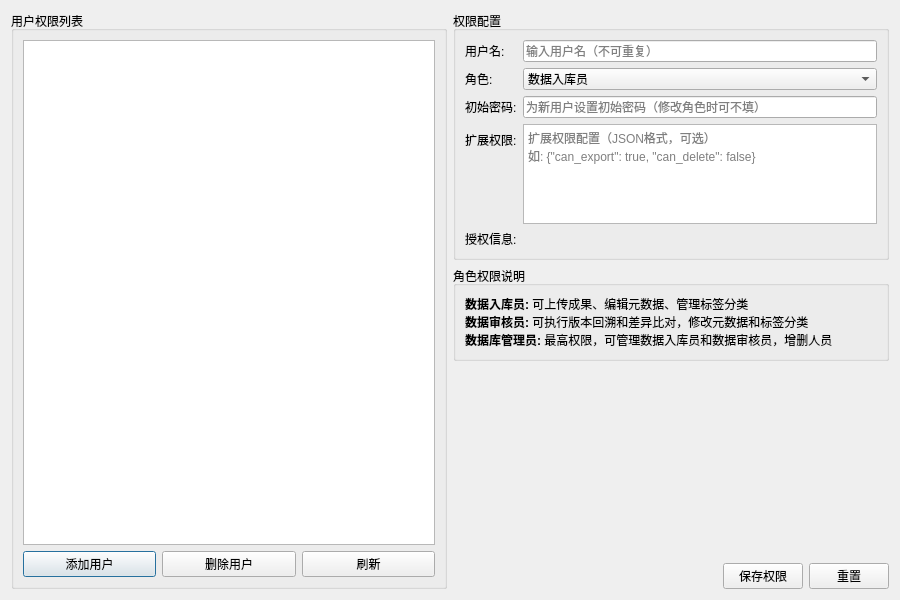
<?xml version="1.0" encoding="UTF-8"?>
<ui version="4.0">
 <class>AccessControlDialog</class>
 <widget class="QDialog" name="AccessControlDialog">
  <property name="geometry">
   <rect>
    <x>0</x>
    <y>0</y>
    <width>900</width>
    <height>600</height>
   </rect>
  </property>
  <property name="windowTitle">
   <string>权限管理</string>
  </property>
  <layout class="QHBoxLayout" name="mainLayout">
   <item>
    <widget class="QWidget" name="leftPanel" native="true">
     <layout class="QVBoxLayout" name="leftLayout">
      <property name="leftMargin">
       <number>0</number>
      </property>
      <property name="topMargin">
       <number>0</number>
      </property>
      <property name="rightMargin">
       <number>0</number>
      </property>
      <property name="bottomMargin">
       <number>0</number>
      </property>
      <item>
       <widget class="QGroupBox" name="listGroup">
        <property name="title">
         <string>用户权限列表</string>
        </property>
        <layout class="QVBoxLayout" name="listGroupLayout">
         <item>
          <widget class="QTableWidget" name="mUserTable">
           <property name="editTriggers">
            <set>QAbstractItemView::NoEditTriggers</set>
           </property>
           <property name="selectionBehavior">
            <enum>QAbstractItemView::SelectRows</enum>
           </property>
           <property name="selectionMode">
            <enum>QAbstractItemView::SingleSelection</enum>
           </property>
           <attribute name="horizontalHeaderStretchLastSection">
            <bool>true</bool>
           </attribute>
          </widget>
         </item>
         <item>
          <layout class="QHBoxLayout" name="listBtnLayout">
           <item>
            <widget class="QPushButton" name="mAddUserBtn">
             <property name="text">
              <string>添加用户</string>
             </property>
            </widget>
           </item>
           <item>
            <widget class="QPushButton" name="mDeleteUserBtn">
             <property name="text">
              <string>删除用户</string>
             </property>
            </widget>
           </item>
           <item>
            <widget class="QPushButton" name="mRefreshBtn">
             <property name="text">
              <string>刷新</string>
             </property>
            </widget>
           </item>
          </layout>
         </item>
        </layout>
       </widget>
      </item>
     </layout>
    </widget>
   </item>
   <item>
    <widget class="QWidget" name="rightPanel" native="true">
     <layout class="QVBoxLayout" name="rightLayout">
      <property name="leftMargin">
       <number>0</number>
      </property>
      <property name="topMargin">
       <number>0</number>
      </property>
      <property name="rightMargin">
       <number>0</number>
      </property>
      <property name="bottomMargin">
       <number>0</number>
      </property>
      <item>
       <widget class="QGroupBox" name="editGroup">
        <property name="title">
         <string>权限配置</string>
        </property>
        <layout class="QFormLayout" name="editLayout">
         <item row="0" column="0">
          <widget class="QLabel" name="userNameLabel">
           <property name="text">
            <string>用户名:</string>
           </property>
          </widget>
         </item>
         <item row="0" column="1">
          <widget class="QLineEdit" name="mUserNameEdit">
           <property name="placeholderText">
            <string>输入用户名（不可重复）</string>
           </property>
          </widget>
         </item>
         <item row="1" column="0">
          <widget class="QLabel" name="roleLabel">
           <property name="text">
            <string>角色:</string>
           </property>
          </widget>
         </item>
         <item row="1" column="1">
          <widget class="QComboBox" name="mRoleCombo">
           <item>
            <property name="text">
             <string>数据入库员</string>
            </property>
           </item>
           <item>
            <property name="text">
             <string>数据审核员</string>
            </property>
           </item>
           <item>
            <property name="text">
             <string>数据库管理员</string>
            </property>
           </item>
          </widget>
         </item>
         <item row="2" column="0">
          <widget class="QLabel" name="passwordLabel">
           <property name="text">
            <string>初始密码:</string>
           </property>
          </widget>
         </item>
         <item row="2" column="1">
          <widget class="QLineEdit" name="mPasswordEdit">
           <property name="echoMode">
            <enum>QLineEdit::Password</enum>
           </property>
           <property name="placeholderText">
            <string>为新用户设置初始密码（修改角色时可不填）</string>
           </property>
          </widget>
         </item>
         <item row="3" column="0">
          <widget class="QLabel" name="permissionsLabel">
           <property name="text">
            <string>扩展权限:</string>
           </property>
          </widget>
         </item>
         <item row="3" column="1">
          <widget class="QTextEdit" name="mPermissionsEdit">
           <property name="maximumSize">
            <size>
             <width>16777215</width>
             <height>100</height>
            </size>
           </property>
           <property name="placeholderText">
            <string>扩展权限配置（JSON格式，可选）
如: {&quot;can_export&quot;: true, &quot;can_delete&quot;: false}</string>
           </property>
          </widget>
         </item>
         <item row="4" column="0">
          <widget class="QLabel" name="grantedInfoTextLabel">
           <property name="text">
            <string>授权信息:</string>
           </property>
          </widget>
         </item>
         <item row="4" column="1">
          <widget class="QLabel" name="mGrantedInfoLabel">
           <property name="text">
            <string/>
           </property>
          </widget>
         </item>
        </layout>
       </widget>
      </item>
      <item>
       <widget class="QGroupBox" name="descGroup">
        <property name="title">
         <string>角色权限说明</string>
        </property>
        <layout class="QVBoxLayout" name="descLayout">
         <item>
          <widget class="QLabel" name="mRoleDescriptionLabel">
           <property name="text">
            <string>&lt;b&gt;数据入库员:&lt;/b&gt; 可上传成果、编辑元数据、管理标签分类&lt;br&gt;
&lt;b&gt;数据审核员:&lt;/b&gt; 可执行版本回溯和差异比对，修改元数据和标签分类&lt;br&gt;
&lt;b&gt;数据库管理员:&lt;/b&gt; 最高权限，可管理数据入库员和数据审核员，增删人员</string>
           </property>
           <property name="wordWrap">
            <bool>true</bool>
           </property>
          </widget>
         </item>
        </layout>
       </widget>
      </item>
      <item>
       <spacer name="rightSpacer">
        <property name="orientation">
         <enum>Qt::Vertical</enum>
        </property>
        <property name="sizeHint" stdset="0">
         <size>
          <width>20</width>
          <height>40</height>
         </size>
        </property>
       </spacer>
      </item>
      <item>
       <layout class="QHBoxLayout" name="btnLayout">
        <item>
         <spacer name="btnSpacer">
          <property name="orientation">
           <enum>Qt::Horizontal</enum>
          </property>
          <property name="sizeHint" stdset="0">
           <size>
            <width>40</width>
            <height>20</height>
           </size>
          </property>
         </spacer>
        </item>
        <item>
         <widget class="QPushButton" name="mSaveBtn">
          <property name="text">
           <string>保存权限</string>
          </property>
         </widget>
        </item>
        <item>
         <widget class="QPushButton" name="mResetBtn">
          <property name="text">
           <string>重置</string>
          </property>
         </widget>
        </item>
       </layout>
      </item>
     </layout>
    </widget>
   </item>
  </layout>
 </widget>
 <resources/>
 <connections/>
</ui>
